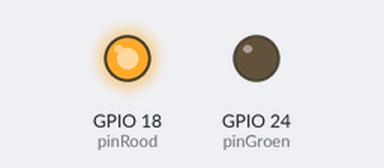
Simulated run of this program. Board: Raspberry Pi (BCM pin numbers). Parts: output pins drawn as LEDs (lit = HIGH). Random numbers come from a fixed seed; what the program prints to the terminal is not drawn. At 10.0 s the program stops and its outputs stay as they are.

Above: at 0.1 s.
At 10.1 s:
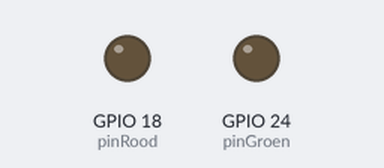
Timing chart, 0 to 11.5 s (numbered marks = the images above):
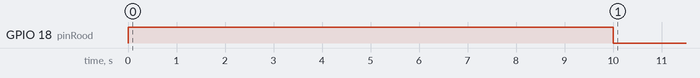

The program:

DoelDectectorLEDs.py
```python
import random
import RPi.GPIO as gpio  # module om gpio poorten aan te spreken
import time

# constanten
pinRood = 18
pinGroen = 24
aantalSjots = 10
diktePaal = 10
x_max = 900
y_max = 500

# variabelen
aantalGoals = 0
aantalPaal = 0
aantalBuiten = 0

try:
    # LEDs initialiseren
    gpio.setmode(gpio.BCM)     # gpio nummering
    gpio.setup([pinRood, pinGroen], gpio.OUT)

    # lus sjots
    for sjot in range(aantalSjots):
        # toon sjot nr
        print(sjot+1, end=' ')
        # sjot de bal
        x = random.randint(0, x_max)
        y = random.randint(0, y_max)
        # ?
        if x>300 and x<=600 and y<=220:     # goal
            aantalGoals += 1
            gpio.output(pinGroen, gpio.HIGH)
            gpio.output(pinRood, gpio.LOW)
            time.sleep(1)
        elif x<290 or x>610 or y>230:       # buiten
            aantalBuiten += 1
            gpio.output(pinGroen, gpio.LOW)
            gpio.output(pinRood, gpio.HIGH)
            time.sleep(1)
        else:                               # paal
            aantalPaal += 1
            gpio.output([pinGroen,pinRood], gpio.HIGH)
            time.sleep(1)

    # resultaat na shots
    print()
    print('{} goals - {} paal - {} buiten in {} sjots'.format(aantalGoals, aantalPaal, aantalBuiten, aantalSjots))

except KeyboardInterrupt:
    print('programma gestopt met Ctrl-C')

except Exception as E:
    print('fout ', E)

finally:
    gpio.cleanup()
```

Measured:
- by itself, GPIO 18 (pinRood): LOW → HIGH at 0.00 s, → LOW 10.0 s later
